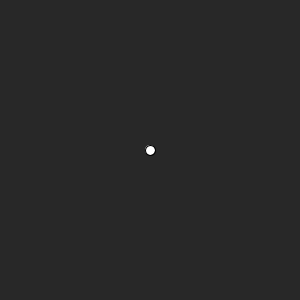
Frame 1 (no input)
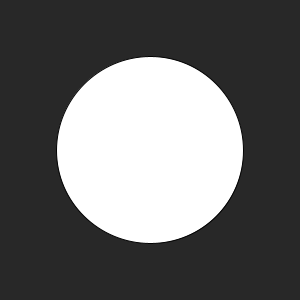
Frame 60 (the mouse pressed at the canvas centre just before this capture)
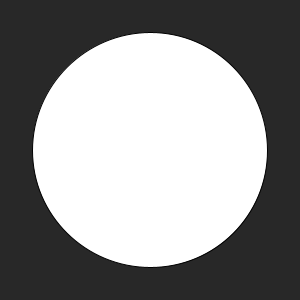
Frame 120 (the mouse held since frame 60 and released just before this capture)

The Processing sketch that drew these frames (run headless with seeded random() and noise(); from frame 60 on, the mouse is pressed at the canvas centre):

// Processing sketch: problema2
// ── problema2.pde
float diametro = 10;
float dd = 3;
boolean crecer = true;


void setup()
{
  size(300, 300);
}

void draw()
{
  background(40);
  fill(255);
  circle(width/2, height/2, diametro);
  
  if(crecer) 
  {
    diametro = diametro + dd;
    
    if(diametro >= width)
    {
      crecer = false;
    }
  }
  else 
  {
    diametro = diametro - dd;
    
    if(diametro <= 0)
    {
      crecer = true;
    }
  }
  fill(255, 0, 0);
  //text(diametro, width/2, height/2);
}
